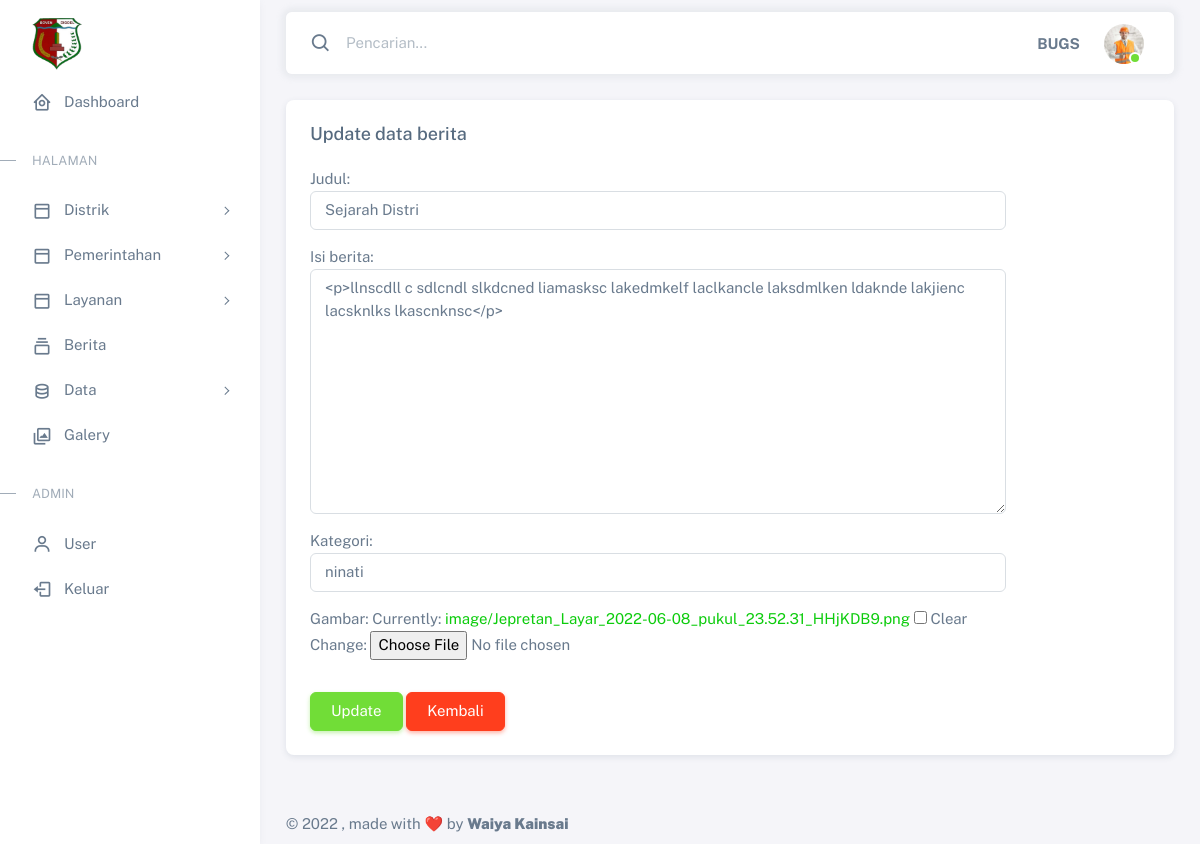
/panel/updateberita/7 (signed in), run on the app's committed database.
### berita/models.py (models this page shows, shortened)
class Berita(models.Model):
    judul = models.CharField(max_length=100)
    body = RichTextField(blank=True, null=True)
    category = models.CharField(max_length=100)
    publish = models.DateTimeField(auto_now_add=True)
    update = models.DateTimeField(auto_now=True)
    gambar = models.ImageField(blank=True, null=True, upload_to="image/")
    slug = models.SlugField(blank=True,editable=False)

### panel/views.py (the view)
# urls.py: path('updateberita/<str:pk>',views.update_berita, name='updateberita'),
@login_required(login_url='panel:login')
def update_berita(request, pk):
    berita_update = Berita.objects.get(id=pk)
    form = BeritaForm( request.POST or None, request.FILES or None, instance=berita_update)
    link_kembali = '/panel/berita/'
    if form.is_valid():
        form.save()
        return redirect(link_kembali)
    context ={
        'title':'Panel | Update berita',
        'keterangan': 'Update data berita',
        'form': form,
    }
    return render(request, 'panel/update_berita.html', context)

### panel/forms.py
class BeritaForm(ModelForm):
    class Meta:
        model = Berita
        fields = ('judul', 'body', 'category', 'gambar')
        labels = {
            'body' : 'Isi berita',
            'category' : 'Kategori',
        }
        widgets = {
            'judul': forms.TextInput(attrs={'class': 'form-control', 'id': 'basic-default-name', 'placeholder': 'Isikan judul berita..'}),
            'body': forms.Textarea(attrs={'class': 'form-control', 'aria-label': 'Isi berita', 'aria-describedby': 'basic-icon-default-message2'}),
            'category': forms.TextInput(attrs={'class': 'form-control', 'id': 'basic-default-name', 'placeholder': 'Isikan kategori berita..'}),
        }

### templates/panel/update_berita.html (shortened to what this page needs)
{% extends '../adminbase.html' %}
{% block content %}
<div class="row">
    <div class="col-xxl">
        <div class="card mb-4">
          <div class="card-header d-flex align-items-center justify-content-between">
            <h5 class="mb-0">{{ keterangan }}</h5>
          </div>
          <div class="card-body">
            <form action="" method="POST" enctype="multipart/form-data">
              <div class="row mb-3">
                <div class="col-sm-10">
                  {{ form.as_p}}
                </div>
              </div>
              <div class="row justify-content-start">
                <div class="col-sm-10">
                  <input class="btn btn-success" type="submit" value="Update">
                  <a href= "{% url 'panel:berita' %}"  class="btn btn-danger">Kembali</a>
                </div>
              </div>
            </form>
          </div>
        </div>
      </div>
</div>
{% endblock %}

### templates/adminbase.html (shortened to what this page needs)
{% load static %}
<!DOCTYPE html>
<html
  lang="en"
  class="light-style layout-menu-fixed"
  dir="ltr"
  data-theme="theme-default"
  data-assets-path="../assets/"
  data-template="vertical-menu-template-free"
>
  <head>
    <link rel="stylesheet" href=" {% static 'vendor/fonts/boxicons.css' %}" />
    <link rel="stylesheet" href="{% static 'vendor/css/core.css' %}" class="template-customizer-core-css" />
    <link rel="stylesheet" href="{% static 'vendor/css/theme-default.css' %}" class="template-customizer-theme-css" />
    <link rel="stylesheet" href="{% static 'vendor/css/organisasi.css' %}" class="template-customizer-theme-css" />
    <link rel="stylesheet" href="{% static 'css/demo.css' %}" />
    <link rel="stylesheet" href="{% static 'vendor/libs/perfect-scrollbar/perfect-scrollbar.css' %}" />
    <link rel="stylesheet" href="{% static 'vendor/libs/apex-charts/apex-charts.css' %}" />
  </head>
  <body onload="startTime()">
    <div class="layout-wrapper layout-content-navbar">
      <div class="layout-container">
        {% include 'panel/admin_menu.html' %}
        <div class="layout-page">
          <nav
            class="layout-navbar container-xxl navbar navbar-expand-xl navbar-detached align-items-center bg-navbar-theme"
            id="layout-navbar"
          >
            <div class="navbar-nav-right d-flex align-items-center" id="navbar-collapse">
              <div class="navbar-nav align-items-center">
                <div class="nav-item d-flex align-items-center">
                  <i class="bx bx-search fs-4 lh-0"></i>
                  <input
                    type="text"
                    class="form-control border-0 shadow-none"
                    placeholder="Pencarian..."
                    aria-label="Search..."
                  />
                </div>
              </div>
              <ul class="navbar-nav flex-row align-items-center ms-auto">
                <li class="nav-item lh-1 me-3">
                  <strong >{{request.user|upper}}</strong>
                </li>
                <li class="nav-item navbar-dropdown dropdown-user dropdown">
                  <a class="nav-link dropdown-toggle hide-arrow" href="javascript:void(0);" data-bs-toggle="dropdown">
                    <div class="avatar avatar-online">
                      <img src="{% static 'img/about.jpg' %}" alt class="w-px-40 h-auto rounded-circle" />
                    </div>
                  </a>
                </li>
              </ul>
            </div>
          </nav>
          <div class="content-wrapper">
            <div class="container-xxl flex-grow-1 container-p-y">
            {% block content %}
            {% endblock content %}
            </div>
            <footer class="content-footer footer bg-footer-theme">
              <div class="container-xxl d-flex flex-wrap justify-content-between py-2 flex-md-row flex-column">
                <div class="mb-2 mb-md-0">
                  ©
                  , made with ❤️ by
                  <a href="#" target="_blank" class="footer-link fw-bolder">Waiya Kainsai</a>
                </div>
              </div>
            </footer>
          </div>
        </div>
      </div>
    </div>
  </body>
</html>

### data on the page
Berita: judul "Sejarah Distri", body "<p>llnscdll c sdlcndl slkdcned liamasksc lakedmkelf laclkancle laksdmlken ldaknde lakjienc lacsknlks lkascnknsc</p>", category "ninati"

### other printed values
{{ request.user|upper }} "BUGS"
{{ keterangan }} "Update data berita"
